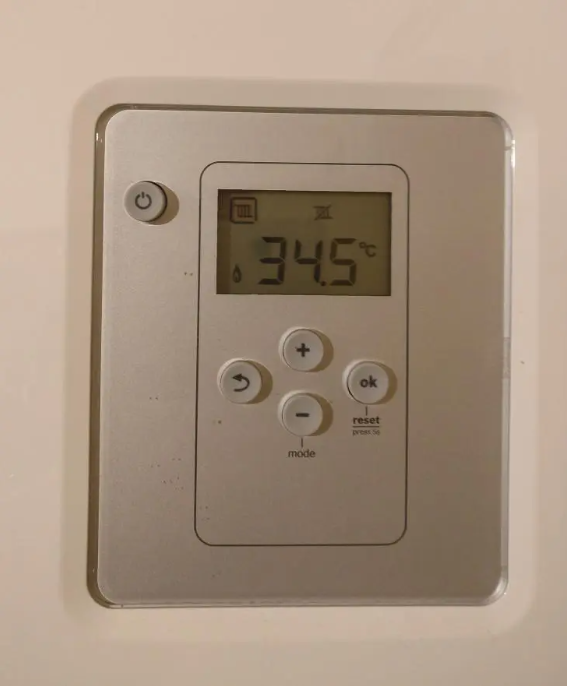
#> input picture ImageProcessing/PyImageSearch/Step5/recognize_digits/src/input.png, 567 x 686 px, found by its file name
$ python recognize_digits.py
#> lines starting #> are read from the running program, lines starting #| are printed output that depends on the picture; after the words box and inside, x2 and y2 are one past the last pixel; in counts of white or black regions, pixels touching at a corner belong together
from imutils.perspective import four_point_transform   #gerekli kütüphaneleri tanımlarız
from imutils import contours
import imutils
import cv2

DIGITS_LOOKUP = {           #sayıları(0-9) dictionary yapısını kullanarak tanımlarız
	(1, 1, 1, 0, 1, 1, 1): 0,
	(0, 0, 1, 0, 0, 1, 0): 1,
	(1, 0, 1, 1, 1, 1, 0): 2,
	(1, 0, 1, 1, 0, 1, 1): 3,
	(0, 1, 1, 1, 0, 1, 0): 4,
	(1, 1, 0, 1, 0, 1, 1): 5,
	(1, 1, 0, 1, 1, 1, 1): 6,
	(1, 0, 1, 0, 0, 1, 0): 7,
	(1, 1, 1, 1, 1, 1, 1): 8,
	(1, 1, 1, 1, 0, 1, 1): 9
}

image = cv2.imread("recognize_digits\src\input.png") #resmi okuruz
#> image is the input picture: shape (686, 567, 3); mean B, G, R 129.1, 147.3, 166.7
image = imutils.resize(image,height=500)  #resmi boyutlandırırız
#> image: shape (500, 413, 3)
gray = cv2.cvtColor(image,cv2.COLOR_BGR2GRAY)  #resmi gri tona çeviririz
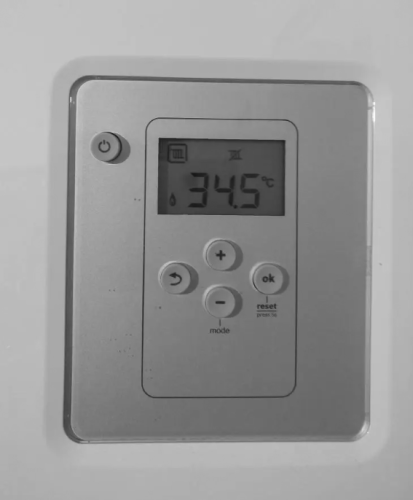
#> gray: shape (500, 413); min 24, max 249, mean 151.1
blurred = cv2.GaussianBlur(gray,(5,5),0)   #resmi blurlarız
edged = cv2.Canny(blurred,50,200,255)
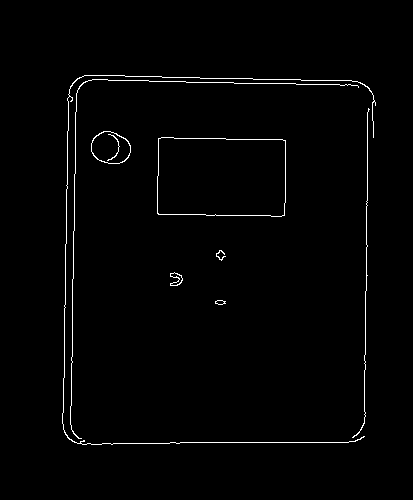
#> edged: shape (500, 413); 1.3% white in thin lines or dots, all inside (x1, y1, x2, y2) = (62, 75, 376, 445)

cnts = cv2.findContours(edged.copy(),cv2.RETR_EXTERNAL,cv2.CHAIN_APPROX_SIMPLE) #resmin konturlarını bulduk
#> cnts = 8 contours, 3 with area under 20; largest, box (x1, y1, x2, y2) and area: (157, 137, 286, 217) 9718, (91, 131, 131, 164) 986, (170, 272, 183, 286) 82, (62, 75, 376, 445) 38, (215, 300, 226, 305) 30
cnts = imutils.grab_contours(cnts)
cnts = sorted(cnts,key=cv2.contourArea,reverse=True)  #bulduğumuz konturları büyükten küçüğe sıraladık
displayCnt = None

for c in cnts:
    epsilon = cv2.arcLength(c,True) * 0.02        # köşe sayısını bulmak için gerekli işlemler
    approx = cv2.approxPolyDP(c,epsilon,True)

    if len(approx) == 4:            #for ile içinde gezindiğimiz en büyük konturun köşe sayısı dört mü diye sorguladık
        displayCnt = approx        # eğer 4 ise displayCnt değişkenine eşitledik
        break
#> this loop made 1 pass
#> (epsilon, displayCnt) on pass 1: (8.18, [[158, 138], [158, 214], [284, 215], [285, 140]])

warped = four_point_transform(gray,displayCnt.reshape(4,2))     #resmin yan açılardan çekilmesine karşın perspektif dönüşümü uyguladık
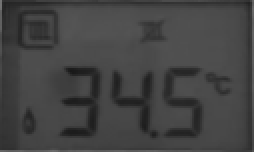
#> warped: shape (76, 127) (shown 2 times larger); min 24, max 116, mean 66.7
output =  four_point_transform(image,displayCnt.reshape(4,2))

ret,thresh = cv2.threshold(warped,0,255,cv2.THRESH_BINARY_INV | cv2.THRESH_OTSU) # Basamakların kendilerini elde etmek için eşik değeri belirledik
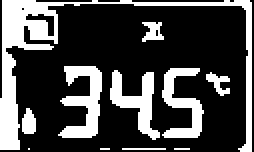
#> thresh: shape (76, 127) (shown 2 times larger); 28% white; 11 white regions (3 under 20 px), largest, box (x1, y1, x2, y2) and area: (0, 0, 126, 76) 1343, (29, 33, 51, 69) 419, (55, 35, 80, 70) 351
#> ret = 61

kernel = cv2.getStructuringElement(cv2.MORPH_ELLIPSE,(1,5))   #eşikli görüntüyü temizledik
thresh = cv2.morphologyEx(thresh,cv2.MORPH_OPEN,kernel)
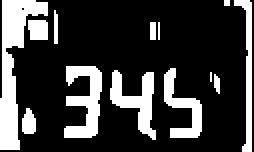
#> thresh: shape (76, 127) (shown 2 times larger); 23.6% white; 13 white regions (3 under 20 px)

cnts = cv2.findContours(thresh.copy(),cv2.RETR_EXTERNAL,cv2.CHAIN_APPROX_SIMPLE) #temizlediğimiz görüntünün konturlarını bulduk
#> cnts = 13 contours, 6 with area under 20; largest, box (x1, y1, x2, y2) and area: (0, 0, 24, 75) 631, (32, 33, 51, 69) 328, (55, 35, 78, 70) 283, (82, 34, 101, 69) 222, (117, 0, 126, 76) 169, (14, 10, 24, 20) 76, (11, 54, 18, 67) 56
cnts = imutils.grab_contours(cnts)
digitCnts= []


for c in cnts:
    (x,y,w,h) = cv2.boundingRect(c)         # o andaki conturun koordinatlarını bulduk
    #cv2.drawContours(warped,[c],-1,(0,0,255),2,8)
    if w >= 15 and (h >= 30 and h <= 40):   #konturun width ve height değerlerini istenen aralıkta mı diye kontrol ettik
        digitCnts.append(c)               # sağlanan konturları digitCnt dizine append ile ekledik
#> this loop made 13 passes
#> (x, y, w, h) on passes 1, 2, 4, 5, 6, 9, 10, 11, 13: (11, 54, 7, 13), (107, 37, 3, 10), (55, 35, 23, 35), (82, 34, 19, 35), (32, 33, 19, 36), (14, 10, 10, 10), (27, 5, 2, 17), (117, 0, 9, 76), (0, 0, 24, 75)
#> (c, x, y, w, h) on passes 3, 7, 8, 12: ([[105, 36], [105, 40]], 105, 36, 1, 5), ([[79, 11], [79, 19]], 79, 11, 1, 9), ([[75, 11], [75, 19], [77, 19], [77, 11]], 75, 11, 3, 9), ([[112, 0], [112, 2], [114, 2], [114, 0]], 112, 0, 3, 3)
#> after the loop, digitCnts = 3 contours; box (x1, y1, x2, y2) and area: (32, 33, 51, 69) 328, (55, 35, 78, 70) 283, (82, 34, 101, 69) 222
#cv2.imshow("wared",warped)
#cv2.waitKey(0)
digitCnts = contours.sort_contours(digitCnts,method="left-to-right")[0] # digitCnt içindeki conturları soldan sağa sıraladık
digits = []

for c in digitCnts:                     #rakam konturlarının her birinde döngü başlattık
    (x,y,w,h) = cv2.boundingRect(c)
    roi = thresh[y:y+h,x:x+w]       #thresh görüntüsünden ilgileneceğimiz alanı roi değişkenine attık

    # bu rakamların her biri için sınırlayıcı kutu oluşturuyoruz.
    (roiH,roiW) = roi.shape            #roi görüntülerinin genişlik ve yüksekliğini hesaplıyoruz
    (dW,dH) = (int(roiW * 0.25),int(roiH * 0.15))    #ROI boyutlarına dayalı olarak her segmentin yaklaşık genişliğini ve yüksekliğini hesaplıyoruz.
    dHC = int(roiH * 0.05)

    segments = [                                        # yedi parçaya karşılık gelen x ve y koordinatlarının bir listesini tanımlarız.
		((0, 0), (w, dH)),	# en üst
		((0, 0), (dW, h // 2)),	# üst-sol
		((w - dW, 0), (w, h // 2)),	# üst-sağ
		((0, (h // 2) - dHC) , (w, (h // 2) + dHC)), # orta
		((0, h // 2), (dW, h)),	# alt-sol
		((w - dW, h // 2), (w, h)),	# alt-sağ
		((0, h - dH), (w, h))	# en alt
	]
    on = [0] * len(segments)     # 7 tane 0'lardan oluşan bir dizi oluşturup on değişkenine atıyoruz.

    for (i,((xA,yA),(xB,yB))) in enumerate(segments):   # 7 tane olan her parçanın üzerinde döngü yapıyoruz
        segROI = roi[yA:yB,xA:xB]           #her parçanın roisini(ilgili alan) çıkarıyoruz
        total = cv2.countNonZero(segROI)    # sıfır olmayan piksel sayısını total değişkenine atıyoruz.
        area = (xB-xA) * (yB-yA)
        #print(total)
        if total / float(area) > 0.5:  #Sıfır olmayan piksellerin toplam alana oranı %50 den büyükse segmentin açık olduğunu düşünebiliriz
            on[i] = 1

    try:                           # Eğer ki keyError verecekse olursa except bloğuna yollayıp döngüyü devam ettiriyoruz
        digit = DIGITS_LOOKUP[tuple(on)]
        digits.append(digit)
        cv2.rectangle(output,(x,y),(x + w,y + h),(0,255,0),1)
        cv2.putText(output,str(digit),(x-10,y-10),cv2.FONT_HERSHEY_SIMPLEX,0.65,(0,255,0),2)
    except KeyError:         # KeyError hatasına karşın olarak while döngüsünü devam ettiririz.
        continue
#> this loop made 3 passes
#> (x, y, w, h, roiH, roiW, dW, digit) on passes 1 to 2: (32, 33, 19, 36, 36, 19, 4, 3), (55, 35, 23, 35, 35, 23, 5, 4)
#> (x, y, w, h, roiH, roiW, dW) on pass 3: (82, 34, 19, 35, 35, 19, 4)
#> pass 2, `roi = thresh[y:y+h,x:x+w]`:
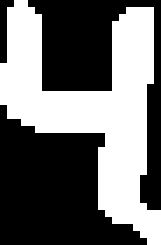
#> roi: shape (35, 23) (shown 7 times larger); 42.7% white; 1 white region, box (x1, y1, x2, y2) and area: (0, 0, 23, 35) 344
#> after the loop:
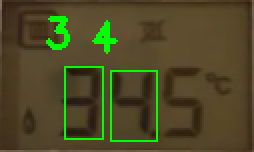
#> output: shape (76, 127, 3) (shown 2 times larger); mean B, G, R 37.5, 73.1, 76.8
#> after the loop, digits = [3, 4]


#print(u"{}{}.{} \u00b0C".format(*digits))
#print(digits)
cv2.imshow("image",image)
cv2.imshow("output",output)

cv2.waitKey(0)
cv2.destroyAllWindows()
